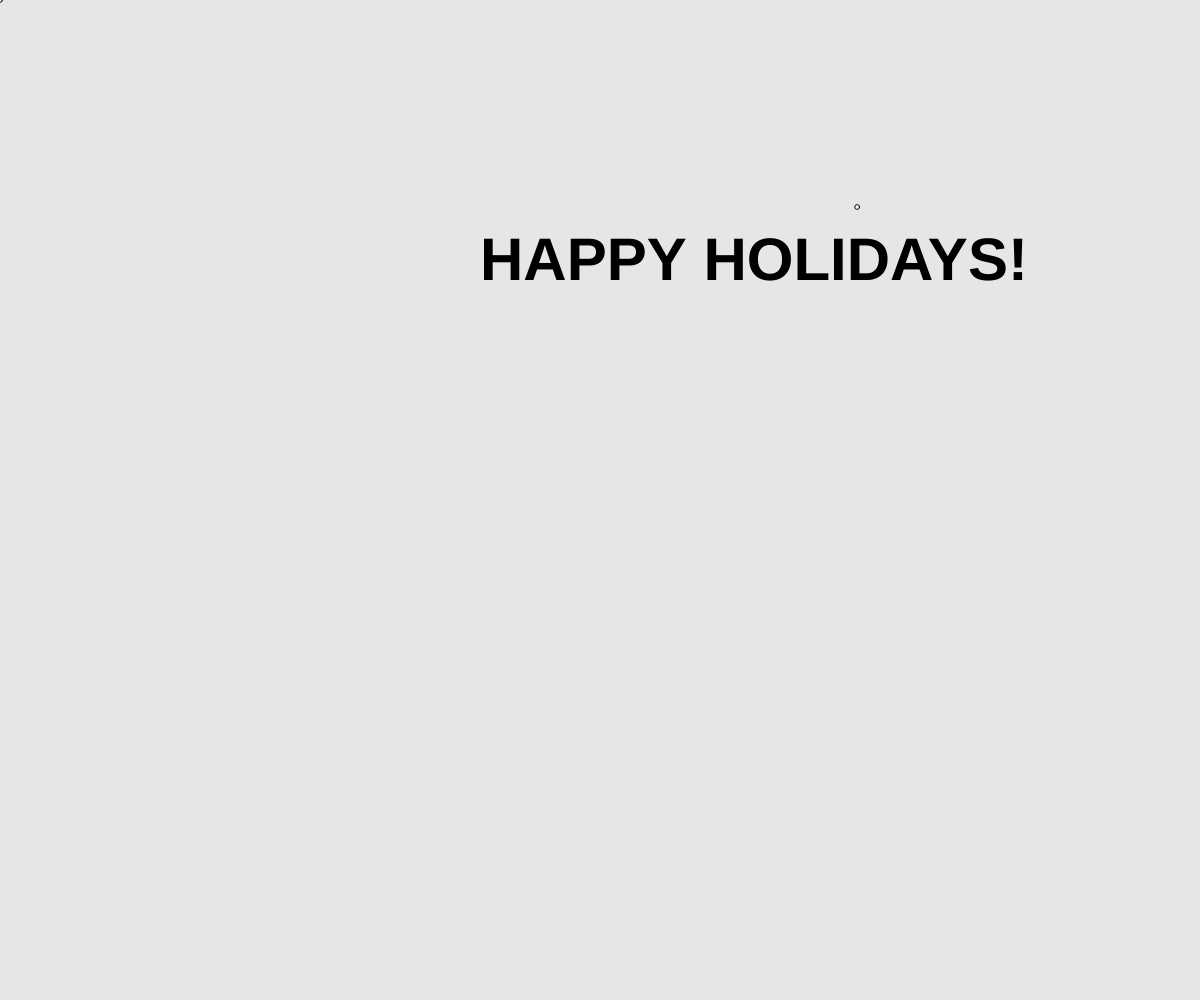
Frame 1 (no input)
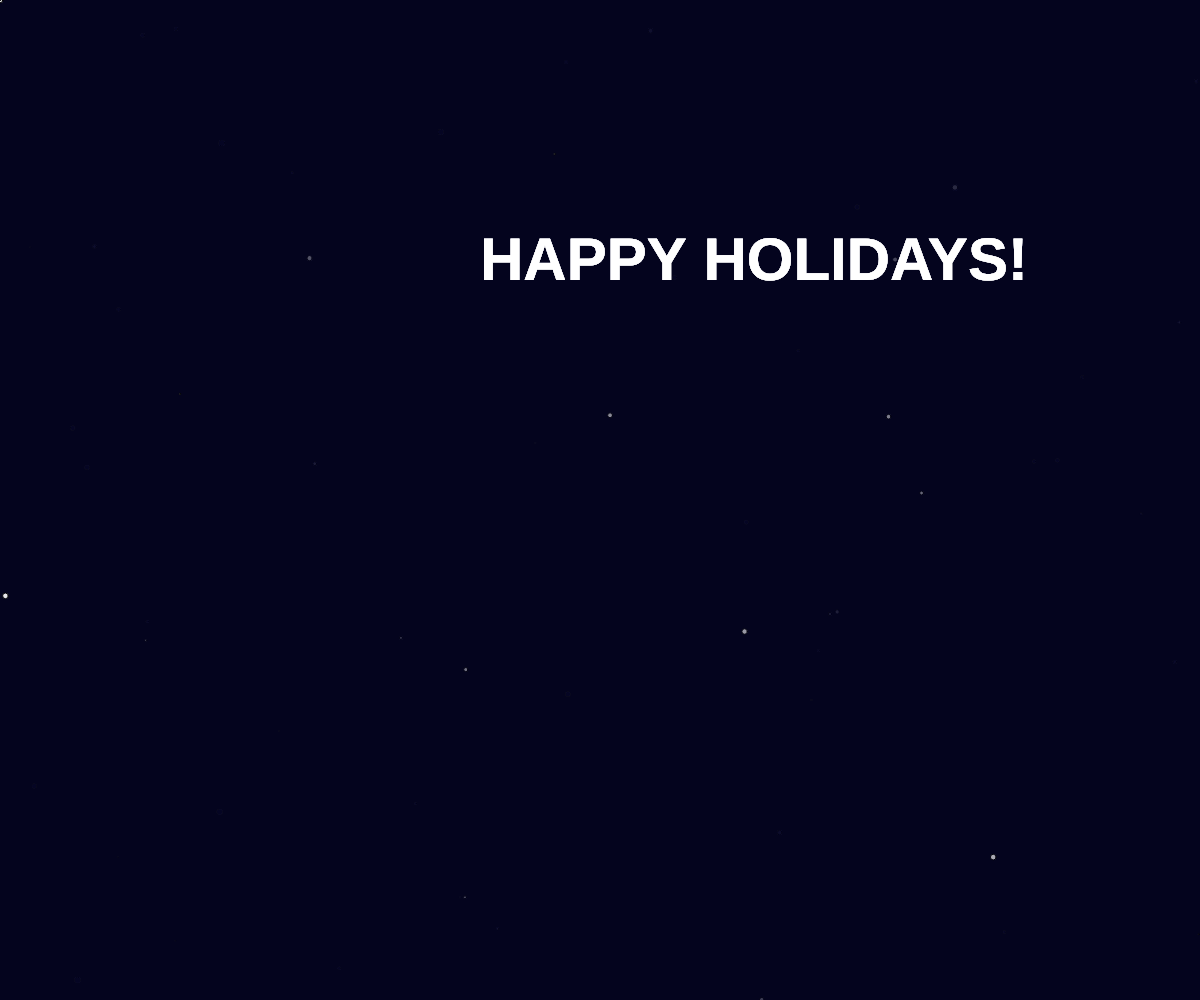
Frame 60 (no input)
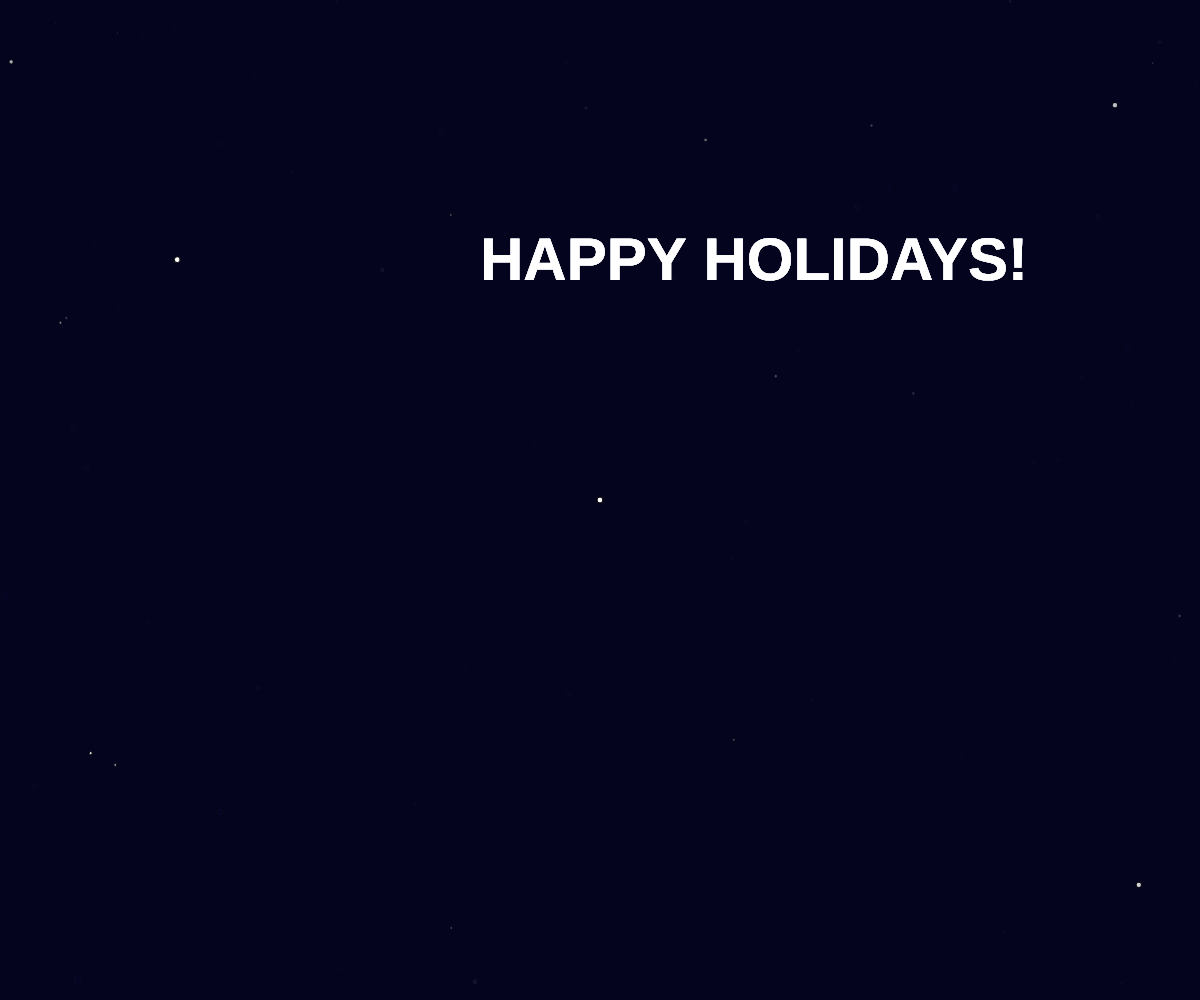
Frame 120 (the mouse pressed at the canvas centre since frame 60)

The p5.js sketch that drew these frames (run headless with seeded random() and noise() and a simulated clock; from frame 60 on, the mouse is pressed at the canvas centre):

// p5.js sketch
// ── sketch.js
function setup() {
  createCanvas(windowWidth, windowHeight);
  noCursor();

}

function draw() {

  //background with transparancy
  background(0,0,35,25); 
  
  //blinking stars
  var galaxy = { 
  locationX : random(width),
  locationY : random(height),
  size : random(1,6)
}
  textStyle (BOLD);
textFont = 'georgia';
textSize(60);
text('HAPPY HOLIDAYS!', 480, 280);
  fill('dark');
  ellipse(mouseX ,mouseY, galaxy.size, galaxy.size);
  ellipse(galaxy.locationX ,galaxy.locationY, galaxy.size, galaxy.size);


}
